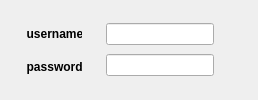
           <widget class="QWidget" name="widget_35" native="true">
            <property name="sizePolicy">
             <sizepolicy hsizetype="Expanding" vsizetype="Preferred">
              <horstretch>0</horstretch>
              <verstretch>0</verstretch>
             </sizepolicy>
            </property>
            <property name="minimumSize">
             <size>
              <width>0</width>
              <height>0</height>
             </size>
            </property>
            <property name="maximumSize">
             <size>
              <width>16777215</width>
              <height>16777215</height>
             </size>
            </property>
            <layout class="QHBoxLayout" name="horizontalLayout_14">
             <item>
              <widget class="QWidget" name="widget_36" native="true">
               <property name="maximumSize">
                <size>
                 <width>80</width>
                 <height>16777215</height>
                </size>
               </property>
               <layout class="QVBoxLayout" name="verticalLayout_32">
                <item>
                 <widget class="QLabel" name="label_username_tp">
                  <property name="minimumSize">
                   <size>
                    <width>0</width>
                    <height>0</height>
                   </size>
                  </property>
                  <property name="font">
                   <font>
                    <family>Segoe UI</family>
                    <pointsize>9</pointsize>
                    <weight>75</weight>
                    <bold>true</bold>
                   </font>
                  </property>
                  <property name="text">
                   <string>  username    </string>
                  </property>
                 </widget>
                </item>
                <item>
                 <widget class="QLabel" name="label_password_tp">
                  <property name="font">
                   <font>
                    <family>Segoe UI</family>
                    <pointsize>9</pointsize>
                    <weight>75</weight>
                    <bold>true</bold>
                   </font>
                  </property>
                  <property name="text">
                   <string>  password     </string>
                  </property>
                 </widget>
                </item>
               </layout>
              </widget>
             </item>
             <item>
              <widget class="QWidget" name="widget_37" native="true">
               <property name="sizePolicy">
                <sizepolicy hsizetype="Minimum" vsizetype="Preferred">
                 <horstretch>0</horstretch>
                 <verstretch>0</verstretch>
                </sizepolicy>
               </property>
               <property name="maximumSize">
                <size>
                 <width>200</width>
                 <height>16777215</height>
                </size>
               </property>
               <property name="palette">
                <palette>
                 <active>
                  <colorrole role="Text">
                   <brush brushstyle="SolidPattern">
                    <color alpha="255">
                     <red>0</red>
                     <green>0</green>
                     <blue>0</blue>
                    </color>
                   </brush>
                  </colorrole>
                 </active>
                 <inactive>
                  <colorrole role="Text">
                   <brush brushstyle="SolidPattern">
                    <color alpha="255">
                     <red>0</red>
                     <green>0</green>
                     <blue>0</blue>
                    </color>
                   </brush>
                  </colorrole>
                 </inactive>
                 <disabled>
                  <colorrole role="Text">
                   <brush brushstyle="SolidPattern">
                    <color alpha="255">
                     <red>120</red>
                     <green>120</green>
                     <blue>120</blue>
                    </color>
                   </brush>
                  </colorrole>
                 </disabled>
                </palette>
               </property>
               <layout class="QVBoxLayout" name="verticalLayout_33">
                <item>
                 <widget class="QLineEdit" name="lineEdit_username_tp">
                  <property name="sizePolicy">
                   <sizepolicy hsizetype="Minimum" vsizetype="Fixed">
                    <horstretch>0</horstretch>
                    <verstretch>0</verstretch>
                   </sizepolicy>
                  </property>
                  <property name="maximumSize">
                   <size>
                    <width>150</width>
                    <height>16777215</height>
                   </size>
                  </property>
                 </widget>
                </item>
                <item>
                 <widget class="QLineEdit" name="lineEdit_password_tp">
                  <property name="maximumSize">
                   <size>
                    <width>150</width>
                    <height>16777215</height>
                   </size>
                  </property>
                  <property name="echoMode">
                   <enum>QLineEdit::Password</enum>
                  </property>
                 </widget>
                </item>
               </layout>
              </widget>
             </item>
             <item>
              <widget class="QWidget" name="widget_42" native="true">
               <property name="minimumSize">
                <size>
                 <width>0</width>
                 <height>0</height>
                </size>
               </property>
               <layout class="QGridLayout" name="gridLayout">
                <item row="0" column="0">
                 <widget class="QWidget" name="widget_11" native="true">
                  <widget class="QLabel" name="label_3">
                   <property name="geometry">
                    <rect>
                     <x>10</x>
                     <y>10</y>
                     <width>86</width>
                     <height>31</height>
                    </rect>
                   </property>
                   <property name="palette">
                    <palette>
                     <active>
                      <colorrole role="WindowText">
                       <brush brushstyle="SolidPattern">
                        <color alpha="255">
                         <red>0</red>
                         <green>0</green>
                         <blue>0</blue>
                        </color>
                       </brush>
                      </colorrole>
                      <colorrole role="Button">
                       <brush brushstyle="SolidPattern">
                        <color alpha="255">
                         <red>0</red>
                         <green>0</green>
                         <blue>255</blue>
                        </color>
                       </brush>
                      </colorrole>
                      <colorrole role="Light">
                       <brush brushstyle="SolidPattern">
                        <color alpha="255">
                         <red>127</red>
                         <green>127</green>
                         <blue>255</blue>
                        </color>
                       </brush>
                      </colorrole>
                      <colorrole role="Midlight">
                       <brush brushstyle="SolidPattern">
                        <color alpha="255">
                         <red>63</red>
                         <green>63</green>
                         <blue>255</blue>
                        </color>
                       </brush>
                      </colorrole>
                      <colorrole role="Dark">
                       <brush brushstyle="SolidPattern">
                        <color alpha="255">
                         <red>0</red>
                         <green>0</green>
                         <blue>127</blue>
                        </color>
                       </brush>
                      </colorrole>
                      <colorrole role="Mid">
                       <brush brushstyle="SolidPattern">
                        <color alpha="255">
                         <red>0</red>
                         <green>0</green>
                         <blue>170</blue>
                        </color>
                       </brush>
                      </colorrole>
                      <colorrole role="Text">
                       <brush brushstyle="SolidPattern">
                        <color alpha="255">
                         <red>0</red>
                         <green>0</green>
                         <blue>0</blue>
                        </color>
                       </brush>
                      </colorrole>
                      <colorrole role="BrightText">
                       <brush brushstyle="SolidPattern">
                        <color alpha="255">
                         <red>255</red>
                         <green>255</green>
                         <blue>255</blue>
                        </color>
                       </brush>
                      </colorrole>
                      <colorrole role="ButtonText">
                       <brush brushstyle="SolidPattern">
                        <color alpha="255">
                         <red>0</red>
                         <green>0</green>
                         <blue>0</blue>
                        </color>
                       </brush>
                      </colorrole>
                      <colorrole role="Base">
                       <brush brushstyle="SolidPattern">
                        <color alpha="255">
                         <red>255</red>
                         <green>255</green>
                         <blue>255</blue>
                        </color>
                       </brush>
                      </colorrole>
                      <colorrole role="Window">
                       <brush brushstyle="SolidPattern">
                        <color alpha="255">
                         <red>0</red>
                         <green>0</green>
                         <blue>255</blue>
                        </color>
                       </brush>
                      </colorrole>
                      <colorrole role="Shadow">
                       <brush brushstyle="SolidPattern">
                        <color alpha="255">
                         <red>0</red>
                         <green>0</green>
                         <blue>0</blue>
                        </color>
                       </brush>
                      </colorrole>
                      <colorrole role="AlternateBase">
                       <brush brushstyle="SolidPattern">
                        <color alpha="255">
                         <red>127</red>
                         <green>127</green>
                         <blue>255</blue>
                        </color>
                       </brush>
                      </colorrole>
                      <colorrole role="ToolTipBase">
                       <brush brushstyle="SolidPattern">
                        <color alpha="255">
                         <red>255</red>
                         <green>255</green>
                         <blue>220</blue>
                        </color>
                       </brush>
                      </colorrole>
                      <colorrole role="ToolTipText">
                       <brush brushstyle="SolidPattern">
                        <color alpha="255">
                         <red>0</red>
                         <green>0</green>
                         <blue>0</blue>
                        </color>
                       </brush>
                      </colorrole>
                     </active>
                     <inactive>
                      <colorrole role="WindowText">
                       <brush brushstyle="SolidPattern">
                        <color alpha="255">
                         <red>0</red>
                         <green>0</green>
                         <blue>0</blue>
                        </color>
                       </brush>
                      </colorrole>
                      <colorrole role="Button">
                       <brush brushstyle="SolidPattern">
                        <color alpha="255">
                         <red>0</red>
                         <green>0</green>
                         <blue>255</blue>
                        </color>
                       </brush>
                      </colorrole>
                      <colorrole role="Light">
                       <brush brushstyle="SolidPattern">
                        <color alpha="255">
                         <red>127</red>
                         <green>127</green>
                         <blue>255</blue>
                        </color>
                       </brush>
                      </colorrole>
                      <colorrole role="Midlight">
                       <brush brushstyle="SolidPattern">
                        <color alpha="255">
                         <red>63</red>
                         <green>63</green>
                         <blue>255</blue>
                        </color>
                       </brush>
                      </colorrole>
                      <colorrole role="Dark">
                       <brush brushstyle="SolidPattern">
                        <color alpha="255">
                         <red>0</red>
                         <green>0</green>
                         <blue>127</blue>
                        </color>
                       </brush>
                      </colorrole>
                      <colorrole role="Mid">
                       <brush brushstyle="SolidPattern">
                        <color alpha="255">
                         <red>0</red>
                         <green>0</green>
                         <blue>170</blue>
                        </color>
                       </brush>
                      </colorrole>
                      <colorrole role="Text">
                       <brush brushstyle="SolidPattern">
                        <color alpha="255">
                         <red>0</red>
                         <green>0</green>
                         <blue>0</blue>
                        </color>
                       </brush>
                      </colorrole>
                      <colorrole role="BrightText">
                       <brush brushstyle="SolidPattern">
                        <color alpha="255">
                         <red>255</red>
                         <green>255</green>
                         <blue>255</blue>
                        </color>
                       </brush>
                      </colorrole>
                      <colorrole role="ButtonText">
                       <brush brushstyle="SolidPattern">
                        <color alpha="255">
                         <red>0</red>
                         <green>0</green>
                         <blue>0</blue>
                        </color>
                       </brush>
                      </colorrole>
                      <colorrole role="Base">
                       <brush brushstyle="SolidPattern">
                        <color alpha="255">
                         <red>255</red>
                         <green>255</green>
                         <blue>255</blue>
                        </color>
                       </brush>
                      </colorrole>
                      <colorrole role="Window">
                       <brush brushstyle="SolidPattern">
                        <color alpha="255">
                         <red>0</red>
                         <green>0</green>
                         <blue>255</blue>
                        </color>
                       </brush>
                      </colorrole>
                      <colorrole role="Shadow">
                       <brush brushstyle="SolidPattern">
                        <color alpha="255">
                         <red>0</red>
                         <green>0</green>
                         <blue>0</blue>
                        </color>
                       </brush>
                      </colorrole>
                      <colorrole role="AlternateBase">
                       <brush brushstyle="SolidPattern">
                        <color alpha="255">
                         <red>127</red>
                         <green>127</green>
                         <blue>255</blue>
                        </color>
                       </brush>
                      </colorrole>
                      <colorrole role="ToolTipBase">
                       <brush brushstyle="SolidPattern">
                        <color alpha="255">
                         <red>255</red>
                         <green>255</green>
                         <blue>220</blue>
                        </color>
                       </brush>
                      </colorrole>
                      <colorrole role="ToolTipText">
                       <brush brushstyle="SolidPattern">
                        <color alpha="255">
                         <red>0</red>
                         <green>0</green>
                         <blue>0</blue>
                        </color>
                       </brush>
                      </colorrole>
                     </inactive>
                     <disabled>
                      <colorrole role="WindowText">
                       <brush brushstyle="SolidPattern">
                        <color alpha="255">
                         <red>0</red>
                         <green>0</green>
                         <blue>127</blue>
                        </color>
                       </brush>
                      </colorrole>
                      <colorrole role="Button">
                       <brush brushstyle="SolidPattern">
                        <color alpha="255">
                         <red>0</red>
                         <green>0</green>
                         <blue>255</blue>
                        </color>
                       </brush>
                      </colorrole>
                      <colorrole role="Light">
                       <brush brushstyle="SolidPattern">
                        <color alpha="255">
                         <red>127</red>
                         <green>127</green>
                         <blue>255</blue>
                        </color>
                       </brush>
                      </colorrole>
                      <colorrole role="Midlight">
                       <brush brushstyle="SolidPattern">
                        <color alpha="255">
                         <red>63</red>
                         <green>63</green>
                         <blue>255</blue>
                        </color>
                       </brush>
                      </colorrole>
                      <colorrole role="Dark">
                       <brush brushstyle="SolidPattern">
                        <color alpha="255">
                         <red>0</red>
                         <green>0</green>
                         <blue>127</blue>
                        </color>
                       </brush>
                      </colorrole>
                      <colorrole role="Mid">
                       <brush brushstyle="SolidPattern">
                        <color alpha="255">
                         <red>0</red>
                         <green>0</green>
                         <blue>170</blue>
                        </color>
                       </brush>
                      </colorrole>
                      <colorrole role="Text">
                       <brush brushstyle="SolidPattern">
                        <color alpha="255">
                         <red>0</red>
                         <green>0</green>
                         <blue>127</blue>
                        </color>
                       </brush>
                      </colorrole>
                      <colorrole role="BrightText">
                       <brush brushstyle="SolidPattern">
                        <color alpha="255">
                         <red>255</red>
                         <green>255</green>
                         <blue>255</blue>
                        </color>
                       </brush>
                      </colorrole>
                      <colorrole role="ButtonText">
                       <brush brushstyle="SolidPattern">
                        <color alpha="255">
                         <red>0</red>
                         <green>0</green>
                         <blue>127</blue>
                        </color>
                       </brush>
                      </colorrole>
                      <colorrole role="Base">
                       <brush brushstyle="SolidPattern">
                        <color alpha="255">
                         <red>0</red>
                         <green>0</green>
                         <blue>255</blue>
                        </color>
                       </brush>
                      </colorrole>
                      <colorrole role="Window">
                       <brush brushstyle="SolidPattern">
                        <color alpha="255">
                         <red>0</red>
                         <green>0</green>
                         <blue>255</blue>
                        </color>
                       </brush>
                      </colorrole>
                      <colorrole role="Shadow">
                       <brush brushstyle="SolidPattern">
                        <color alpha="255">
                         <red>0</red>
                         <green>0</green>
                         <blue>0</blue>
                        </color>
                       </brush>
                      </colorrole>
                      <colorrole role="AlternateBase">
                       <brush brushstyle="SolidPattern">
                        <color alpha="255">
                         <red>0</red>
                         <green>0</green>
                         <blue>255</blue>
                        </color>
                       </brush>
                      </colorrole>
                      <colorrole role="ToolTipBase">
                       <brush brushstyle="SolidPattern">
                        <color alpha="255">
                         <red>255</red>
                         <green>255</green>
                         <blue>220</blue>
                        </color>
                       </brush>
                      </colorrole>
                      <colorrole role="ToolTipText">
                       <brush brushstyle="SolidPattern">
                        <color alpha="255">
                         <red>0</red>
                         <green>0</green>
                         <blue>0</blue>
                        </color>
                       </brush>
                      </colorrole>
                     </disabled>
                    </palette>
                   </property>
                   <property name="font">
                    <font>
                     <family>Segoe UI</family>
                     <pointsize>17</pointsize>
                     <weight>75</weight>
                     <bold>true</bold>
                    </font>
                   </property>
                   <property name="text">
                    <string>&lt;html&gt;&lt;head/&gt;&lt;body&gt;&lt;p&gt;&lt;a href=&quot;https://github.com/isidrov/Nautilus&quot;&gt;&lt;span style=&quot; text-decoration: underline; color:#0000ff;&quot;&gt;Readme&lt;/span&gt;&lt;/a&gt;&lt;/p&gt;&lt;/body&gt;&lt;/html&gt;</string>
                   </property>
                   <property name="openExternalLinks">
                    <bool>true</bool>
                   </property>
                  </widget>
                 </widget>
                </item>
               </layout>
              </widget>
             </item>
            </layout>
           </widget>
